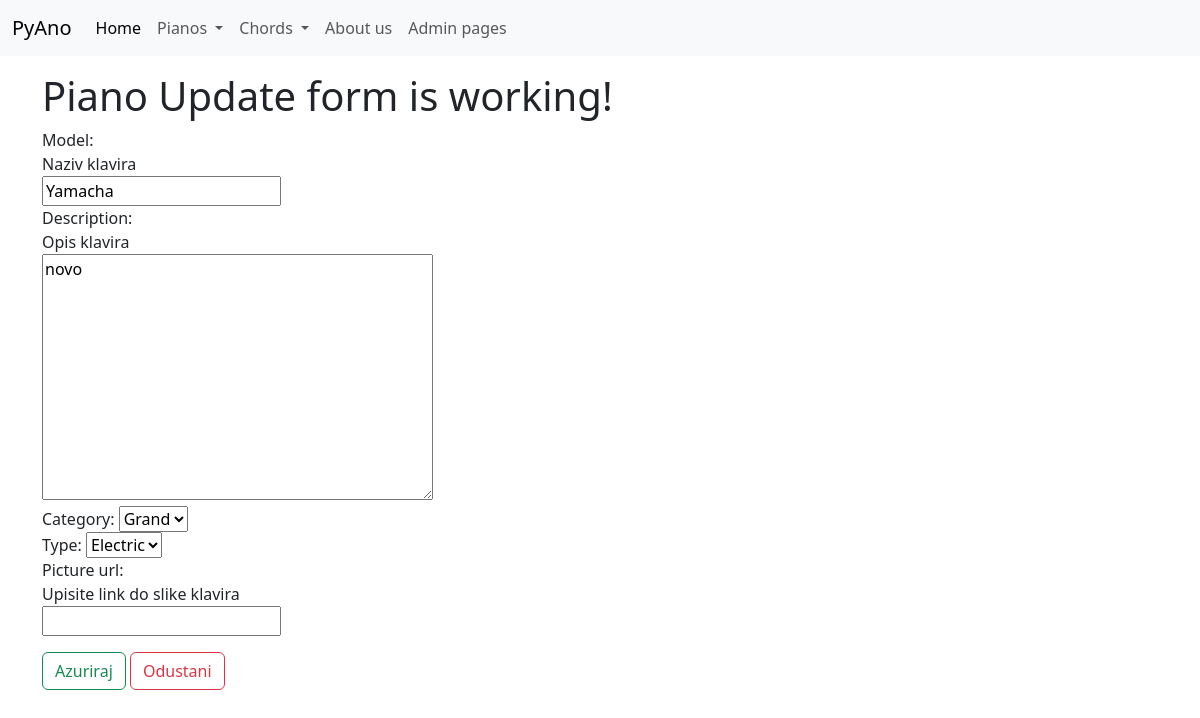
The app's page /pianos//update/1 with its own data.
### pianos/models/pianos.py (models this page shows, shortened)
class Piano(models.Model):
    model = models.CharField(max_length=150,
                             null=False,
                             blank=False,
                             help_text='Naziv klavira')
    description = models.TextField(max_length=750,
                                   null=True,
                                   blank=True,
                                   help_text='Opis klavira')
    category = models.ForeignKey(PianoCategory,
                                 null=False,
                                 default=0,
                                 on_delete=models.SET_DEFAULT)
    type = models.ForeignKey(PianoType,
                             null=False,
                             default=0,
                             on_delete=models.SET_DEFAULT)
    picture_url = models.CharField(max_length=750,
                                   null=True,
                                   blank=True,
                                   help_text='Upisite link do slike klavira')

### pianos/views.py (the view)
# urls.py: path('/update/<int:pk>', views.PianoUpdateView.as_view(), name='pianos_update'),
class PianoUpdateView(UpdateView):
    model = Piano
    fields = '__all__'
    template_name_suffix = '_update_form'
    success_url = reverse_lazy('pianos:pianos_list')

### pianos/models/piano_category.py (called while the page is built)
    def __str__(self):
        return f'{self.name}'

### pianos/models/piano_type.py (called while the page is built)
    def __str__(self):
        return f'{self.name}'

### templates/pianos/piano_update_form.html (shortened to what this page needs)
{% extends "base/base.html" %}
{% block page_content %}
<h1>Piano Update form is working!</h1>
<div class="row">
    <div class="col-4">
        <form method="post">
            {{ form }}
            <input type="submit" value="Azuriraj" class="mt-3 btn btn-outline-success" />
            <a class="mt-3 btn btn-outline-danger" href="{% url 'pianos:pianos_list' %}">Odustani</a>
        </form>
    </div>
</div>
{% endblock page_content %}

### records on screen
Piano: model "Yamacha", description "novo", category "Grand", type "Electric"
